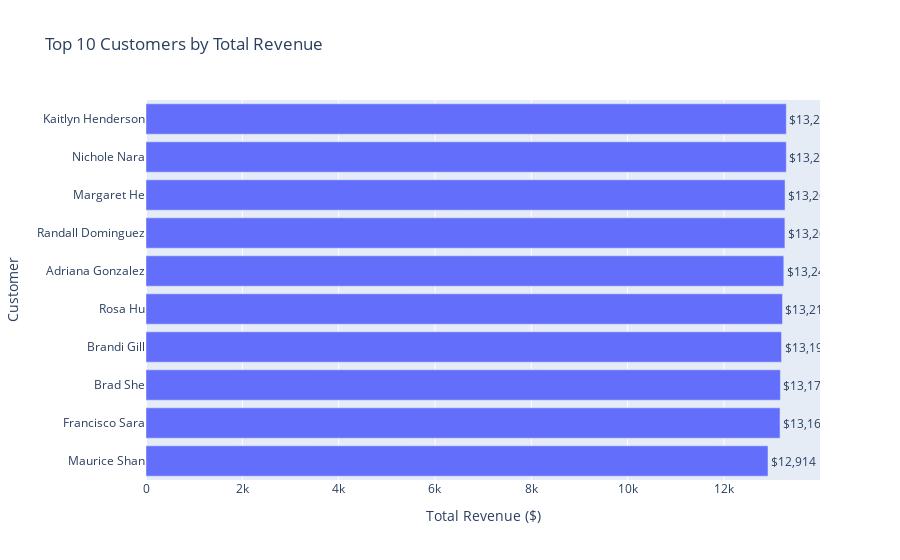

Notebook source saved alongside this figure:
### Code cell
# --- 1. Define the SQL Query for Top 10 Customers ---
  # We can get this directly from our customer report view.
  sql_query_top_customers = """
      SELECT
          customer_name,
          total_sales
      FROM gold.report_customers
      ORDER BY total_sales DESC
      LIMIT 10;
  """

  # --- 2. Execute the Query and Load into a DataFrame ---
  try:
      print("Loading top 10 customer data...")
      top_customers_df = pd.read_sql_query(sql_query_top_customers, conn)
      print("Successfully loaded data.")

      # --- 3. Create the Visualization with Plotly Express ---
      # A horizontal bar chart is best for ranked lists with long labels.
      fig = px.bar(
          top_customers_df,
          x='total_sales',
          y='customer_name',
          orientation='h',
          title='Top 10 Customers by Total Revenue',
          labels={'customer_name': 'Customer', 'total_sales': 'Total Revenue'},
          text='total_sales' # This will display the value on the bar
      )

      # Improve layout and order the bars so the top customer is at the top
      fig.update_layout(
          yaxis={'categoryorder':'total ascending'},
          xaxis_title='Total Revenue ($)',
          yaxis_title='Customer'
      )

      # Format the text displayed on the bars for better readability
      fig.update_traces(texttemplate='$%{text:,.0f}', textposition='outside')

      fig.show()

  except Exception as e:
      print(f"Error: {e}")

### Figure 1 — Plotly figure (JSON) as saved in the notebook; plotly's stock layout.template omitted (floating-point values rounded to 4 significant figures)
{"data": [{"hovertemplate": "Total Revenue=%{text}<br>Customer=%{y}<extra></extra>", "legendgroup": "", "marker": {"color": "#636efa", "pattern": {"shape": ""}}, "name": "", "orientation": "h", "showlegend": false, "text": [13290.0, 13290.0, 13270.0, 13260.0, 13240.0, 13220.0, 13200.0, 13170.0, 13160.0, 12910.0], "textposition": "outside", "texttemplate": "$%{text:,.0f}", "type": "bar", "x": [13294, 13294, 13268, 13265, 13242, 13215, 13195, 13172, 13164, 12914], "xaxis": "x", "y": ["Nichole Nara", "Kaitlyn Henderson", "Margaret He", "Randall Dominguez", "Adriana Gonzalez", "Rosa Hu", "Brandi Gill", "Brad She", "Francisco Sara", "Maurice Shan"], "yaxis": "y"}], "layout": {"barmode": "relative", "legend": {"tracegroupgap": 0}, "title": {"text": "Top 10 Customers by Total Revenue"}, "xaxis": {"anchor": "y", "domain": [0, 1], "title": {"text": "Total Revenue ($)"}}, "yaxis": {"anchor": "x", "categoryorder": "total ascending", "domain": [0, 1], "title": {"text": "Customer"}}}}
